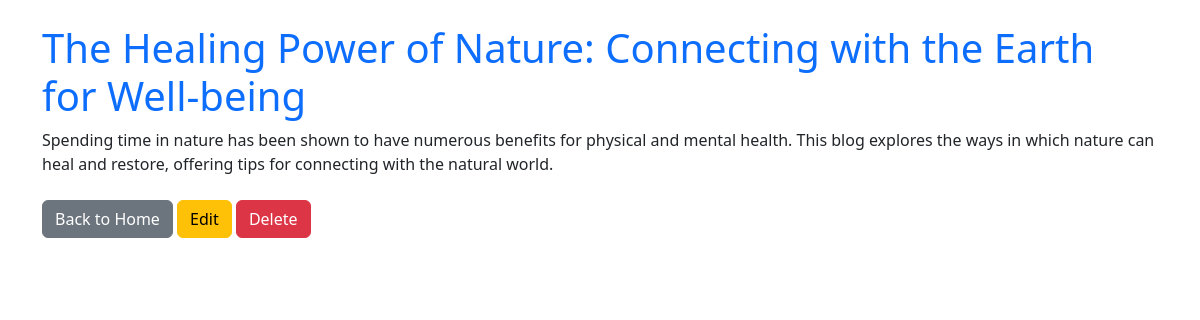
The page /post_detail/14/ on the database its author committed.
### blog/models.py (models this page shows, shortened)
class Post(models.Model):
    title = models.CharField(max_length=100)
    content = models.TextField()
    created_at = models.DateTimeField(auto_now_add=True)

### blog/views.py (the view)
# urls.py: path('post_detail/<int:post_id>/',views.post_detail, name='post_detail'), # Read single posts
def post_detail(request, post_id):
    post = get_object_or_404(Post, id=post_id)
    return render(request,'blog/post_detail.html', {'post':post})

### templates/blog/post_detail.html (shortened to what this page needs)
<!DOCTYPE html>
<html lang="en">
<head>
    <link href="https://cdn.jsdelivr.net/npm/bootstrap@5.3.3/dist/css/bootstrap.min.css" rel="stylesheet">
</head>
<body>
    <div class="container mt-4">
        <h1 class="text-primary">{{ post.title }}</h1>
        <p>{{ post.content }}</p>
        <div class="mt-4">
            <a href="{% url 'home' %}" class="btn btn-secondary">Back to Home</a>
            <a href="{% url 'update_post' post.id %}" class="btn btn-warning">Edit</a>
            <a href="{% url 'delete_post' post.id %}" class="btn btn-danger"
                onclick="return confirm('Are you sure you want to delete this post?')">Delete</a>
        </div>
    </div>
</body>
</html>

### rows shown on the page
Post: title "The Healing Power of Nature: Connecting with the Earth for Well-being", content "Spending time in nature has been shown to have numerous benefits for physical and mental health. This blog explores the ways in which nature can heal and restore, offering tips for connecting with the natural world."
